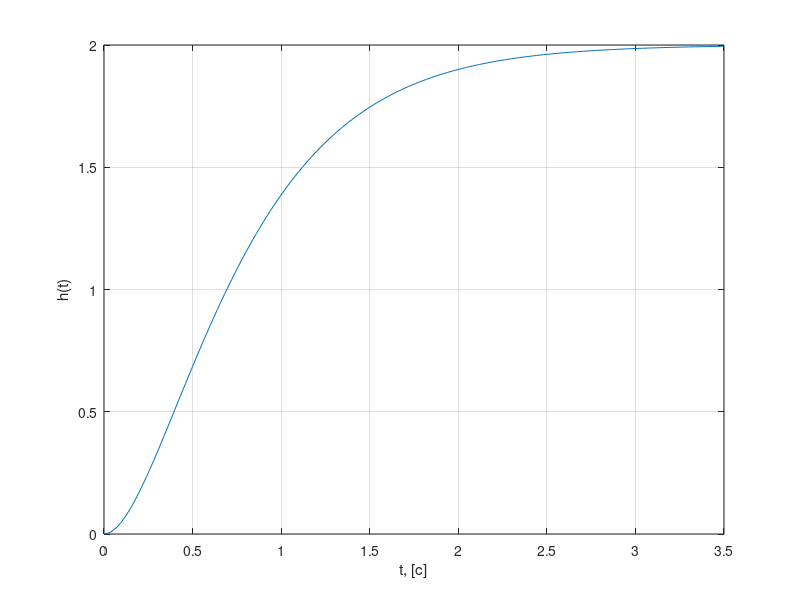
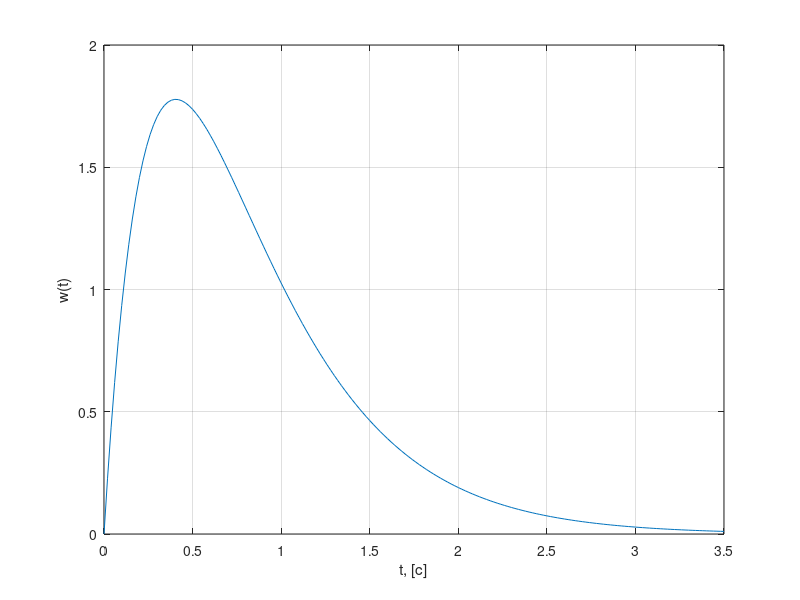

MATLAB code for these plots, in order:
num = 12;
den = [1, 5, 6];
Y = tf(num, den);
t = 0 : 0.02 : 3.5;

[y] = step(Y, t);
figure;
plot(t, y);
xlabel("t, [c]");
ylabel("h(t)");
grid on;

[y] = impulse(Y, t);
figure;
plot(t, y);
xlabel("t, [c]");
ylabel("w(t)");
grid on;
